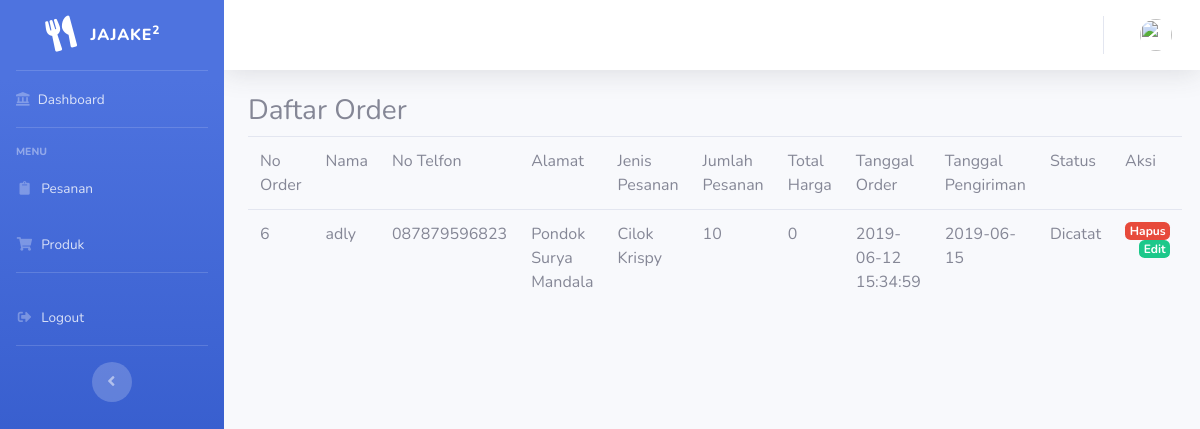
/index.php/admin/order, run on the app's committed database.
### tables this page shows
CREATE TABLE `order` (
  `no_order` int(11) NOT NULL,
  `id` int(11) NOT NULL,
  `nama` varchar(100) NOT NULL,
  `email` varchar(100) NOT NULL,
  `notelp` varchar(12) NOT NULL,
  `jenis_pesanan` varchar(100) NOT NULL,
  `jumlah` int(3) NOT NULL,
  `alamat` varchar(255) NOT NULL,
  `tgl_order` datetime NOT NULL DEFAULT CURRENT_TIMESTAMP,
  `tgl_kirim` date DEFAULT NULL,
  `total_harga` int(8) NOT NULL,
  `status` varchar(10) NOT NULL
);

CREATE TABLE `status` (
  `id` int(11) NOT NULL,
  `status` varchar(7) NOT NULL
);

### application/controllers/Admin.php (called while the page is built, shortened)
<?php
class Admin extends CI_Controller
{
    public function __construct()
    {
        $this->load->model('Admin_model');
        $this->load->helper(array('form', 'url'));
    }
    public function order()
    {
        $data['judul'] = 'Halaman Order';
        $data['order'] = $this->Admin_model->getOrder();
        $data['user'] = $this->db->get_where('user', ['email' => $this->session->userdata('email')])->row_array();
        $this->load->view('templates/header', $data);
        $this->load->view('templates/sidebar');
        $this->load->view('templates/topbar', $data);
        $this->load->view('admin/order', $data);
        $this->load->view('templates/footer');
    }
}

### index.php (called while the page is built, shortened)
<?php
require_once BASEPATH.'core/CodeIgniter.php';

### application/models/Admin_model.php (called while the page is built, shortened)
<?php
class Admin_model extends CI_model
{
    public function getOrder()
    {
        $query = "SELECT `order`.*, `status`.*
                    FROM `order` INNER JOIN `status`
                    ON `order`.`status` = `status`.`id`
        ";
        return $this->db->query($query)->result_array();
    }
}

### application/views/admin/order.php (the view, shortened to what this page needs)
<div class="container pb-5">
    <h3>Daftar Order</h3>
    <ul class="list-group">
        <table class="table table-hover">
            <tr>
                <td>No Order</td>
                <td>Nama</td>
                <td>No Telfon</td>
                <td>Alamat</td>
                <td>Jenis Pesanan</td>
                <td>Jumlah Pesanan</td>
                <td>Total Harga</td>
                <td>Tanggal Order</td>
                <td>Tanggal Pengiriman</td>
                <td>Status</td>
                <td>Aksi</td>
            </tr>
            <?php foreach ($order as $ord) : ?>
                <tr>
                    <td><?= $ord['no_order']; ?></td>
                    <td><?= $ord['nama']; ?></td>
                    <td><?= $ord['notelp']; ?></td>
                    <td><?= $ord['alamat']; ?></td>
                    <td><?= $ord['jenis_pesanan']; ?></td>
                    <td><?= $ord['jumlah']; ?></td>
                    <td><?= $ord['total_harga']; ?></td>
                    <td><?= $ord['tgl_order']; ?></td>
                    <td><?= $ord['tgl_kirim']; ?></td>
                    <td><?= $ord['status']; ?></td>
                    <td>
                        <a href="<?= base_url(); ?>order/hapus/<?= $ord['no_order']; ?> " class="badge badge-danger float-right tombol-hapus">Hapus</a>
                        <a href="<?= base_url(); ?>order/edit/<?= $ord['no_order']; ?> " class="badge badge-success float-right tombol-hapus">Edit</a>
                    </td>
                </tr>
            <?php endforeach; ?>
        </table>
    </ul>
</div>

### data on the page
order: no_order "6", nama "adly", notelp "087879596823", alamat "Pondok Surya Mandala", jenis_pesanan "Cilok Krispy", jumlah "10", total_harga "0", tgl_order "2019-06-12 15:34:59", tgl_kirim "2019-06-15", status.status "Dicatat"
